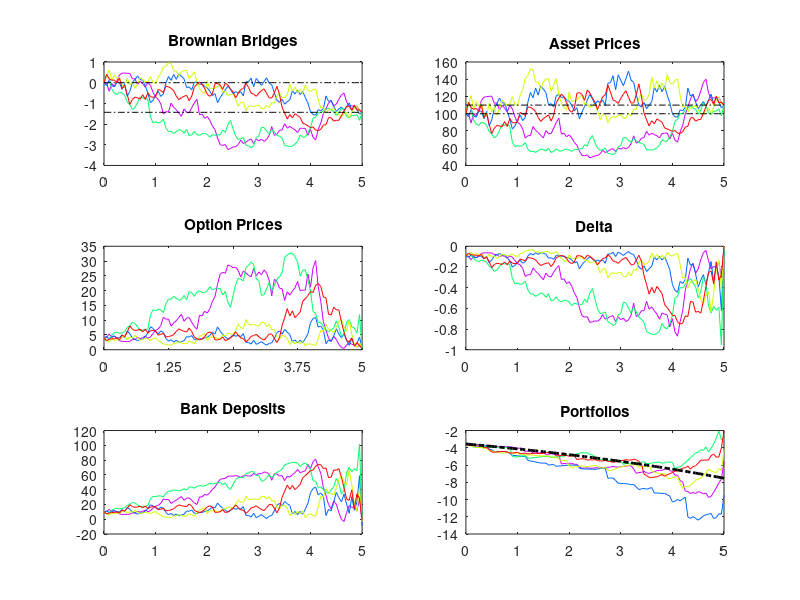

The MATLAB source for this figure:
%In this code we are generating the scenario when the asset price of PUT 
%option after given period equals to strike price. We are observing the 
%changes in option price, deltaas, bank deposits and portfolios and we are
%plotting it.

clc % clear workspace of prior output.
clear all; % clear variables
clf; %clear figures


%%%%%%%%%%%%%%%%%%%%%%%%%%%%%%%%%%%%%%%%%%%%%
%%%%%%%%%%%%%     VARIABLES     %%%%%%%%%%%%%
%%%%%%%%%%%%%%%%%%%%%%%%%%%%%%%%%%%%%%%%%%%%%


N = 100;    %Number of time stamps
M = 5;      %Number of sample paths
T = 5;      %End period 
dt = T/N;   %Length of time interval

mu = 0.15       %Drift coefficient
sigma = 0.3;    %Volatility
S0 = 100;       %Initial price

K = 110;                %Strike price
Delta = zeros(M,N+1);   %Delta - the quantity
D0 = 10.0;               %Initial cash amount
r = 0.15;               %
A = 1;                  %Payoff

%   Variables for plotting
time = 0:dt:T;

%   Matrices
W = zeros(M, N+1);  %Brownian Motions
S = zeros(M, N+1);  %Geometric Brownian Motion/Bridge (Asset Price)
X = zeros(M, N+1);  %Brownian Bridges
D = zeros(M,N+1);   %Bank Deposits
V = zeros(M,N+1);   %Option Prices
P = zeros(M,N+1);   %Portfolios



%%%%%%%%%%%%%%%%%%%%%%%%%%%%%%%%%%%%%%%%%%%%%       
%%%%%%%%%%%%%    MATHEMATICS    %%%%%%%%%%%%%
%%%%%%%%%%%%%%%%%%%%%%%%%%%%%%%%%%%%%%%%%%%%%


%   Generate matrix for  brownian motions and geometric brownian motions
dW = sqrt(dt)*randn(M,N);
for i=1:N
    W(:,i+1) = W(:,i) + dW(:,i);
end

a = 0;
b = ( log(K/S0) - (mu-(sigma^2)/2)*T )/sigma
%brownian motion
for i=1:N+1
    X(:,i) = a + (b-a)*(i-1)*dt/T + W(:,i) - W(:,N+1)*(i-1)*dt/T;
end

%asset price with S_T = K
S(:,1) = S0;
for i=1:N+1
    S(:,i) = S0*exp((mu-(sigma^2)/2)*(i-1)*dt + sigma*X(:,i));
end

%option prices and delta
for i= 1:N
    for j = 1:M
        tau = T-(i-1)*dt;
        d1 = (log(S(j,i)/K) + (r+0.5*sigma^2)*tau)/sigma/sqrt(tau);
        d2 = d1 - sigma*sqrt(tau);
        V(j,i)= K*exp(-r*tau)*normcdf(-d2) - S(j,i)*normcdf(-d1);
        Delta(j,i)=normcdf(d1)-1;   
    end
end
V(:,N+1) = A/2;

%bank deposits
D(:,1) = D0;
for i = 1:N
        D(:,i+1) = exp(r*dt)*D(:,i) + (Delta(:,i)-Delta(:,i+1)).*S(:,i+1);
end

%portfolios
for i = 1:N+1
    P(:,i) = -V(:,i) + D(:,i) + Delta(:,i).*S(:,i);
end



%%%%%%%%%%%%%%%%%%%%%%%%%%%%%%%%%%%%%%%%%%%%%       
%%%%%%%%%%%%%       PLOTS       %%%%%%%%%%%%%
%%%%%%%%%%%%%%%%%%%%%%%%%%%%%%%%%%%%%%%%%%%%%


%   Plot the  brownian bridges X
subplot(3,2,1);
for i=1:M
    plot(time,X(i,:),'color',hsv2rgb([1-i/M 1 1]));
    hold on;
end
plot(time,zeros(1,N+1),'k-.');
plot(time,ones(1,N+1)*b,'k-.');
title('Brownian Bridges');

%   Plot the  geometric brownian bridges S
subplot(3,2,2);
for i=1:M
    plot(time,S(i,:),'color',hsv2rgb([1-i/M 1 1]));
    hold on;
end
plot(time,ones(1,N+1)*S0,'k-.');
plot(time,ones(1,N+1)*K,'k-.');
title('Asset Prices');

%   Plot the  option prices V
subplot(3,2,3);
for i=1:M
    plot(time,V(i,:),'color',hsv2rgb([1-i/M 1 1]));
    hold on;
end
title('Option Prices');
set(gca,'xlim',[0,T],'xtick',[0:T/4:T]);

%   Plot the deltas Delta
subplot(3,2,4);
for i=1:M
    plot(time,Delta(i,:),'color',hsv2rgb([1-i/M 1 1]));
    hold on;
end
title('Delta');

%   Plot the bank deposits D
subplot(3,2,5);
for i=1:M
    plot(time,D(i,:),'color',hsv2rgb([1-i/M 1 1]));
    hold on;
end
title('Bank Deposits');


%   Plot the portfolio P
subplot(3,2,6);
for i=1:M
    plot(time,P(i,:),'color',hsv2rgb([1-i/M 1 1]));
    hold on;
end
plot([0:dt:T],P(1)*exp(r*[0:dt:T]),'k-.','LineWidth',2);
title('Portfolios');